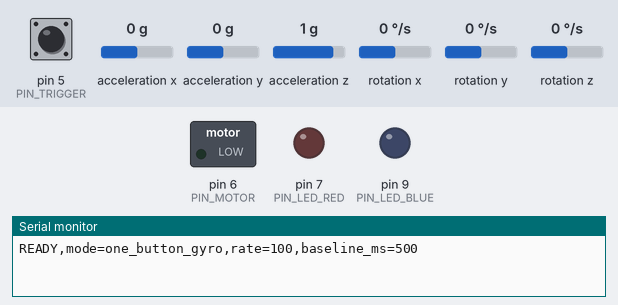
A sketch run on a simulated SparkFun Pro Micro, built with avr-gcc and run on an emulated ATmega32U4. Shown: switched loads named in the sketch (green lamp = pin HIGH), output pins drawn as LEDs (lit = HIGH), the last lines printed to the serial monitor. The test bench sets the inputs (shaded band); at power-on: pin 5 (PIN_TRIGGER) HIGH, acceleration x 0 g, acceleration y 0 g, acceleration z 1 g, rotation x 0 °/s, rotation y 0 °/s, rotation z 0 °/s.

Above: at 4.2 s.
4.3 s: pin 5 (PIN_TRIGGER) pulled LOW for 0.15 s
At 4.37 s:
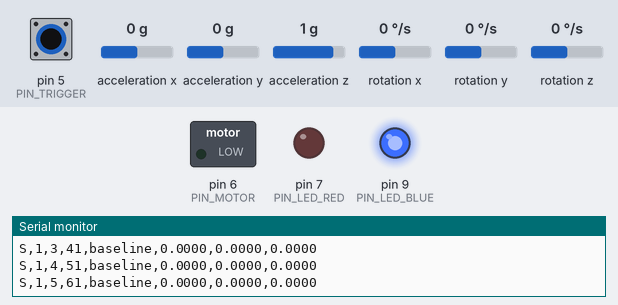
6.0 s: pin 5 (PIN_TRIGGER) pulled LOW for 1 s
At 7.01 s:
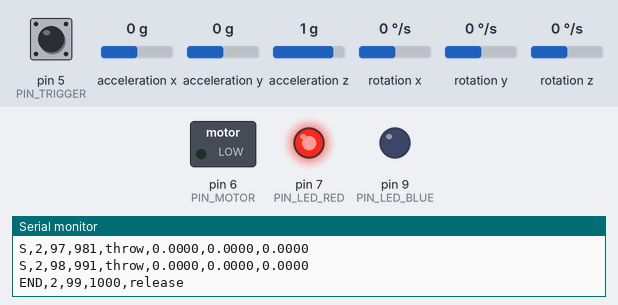
8.5 s: pin 5 (PIN_TRIGGER) driven LOW
At 9.6 s:
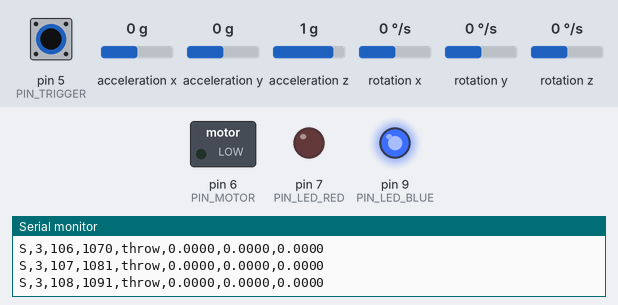
Timing chart, 0 to 12.6 s (numbered marks = the images above; inputs shaded):
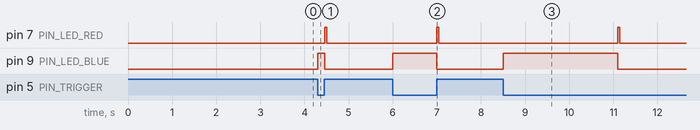

Measured:
- after the input at 4.3 s, pin 7 (PIN_LED_RED): LOW → HIGH after 0.16 s, → LOW 0.05 s later; pin 9 (PIN_LED_BLUE): LOW → HIGH at once, → LOW 0.16 s later
- after the input at 6.0 s, pin 7 (PIN_LED_RED): LOW → HIGH after 1.0 s, → LOW 0.05 s later; pin 9 (PIN_LED_BLUE): LOW → HIGH at once, → LOW 1.0 s later
- after the input at 8.5 s, pin 7 (PIN_LED_RED): LOW → HIGH after 2.6 s, → LOW 0.05 s later; pin 9 (PIN_LED_BLUE): LOW → HIGH at once, → LOW 2.6 s later

The sketch:

ringtoss_data_collector.ino
```cpp
// =====================================================================
// CCC2026 電子工作班 - バーチャル輪投げ データ収集ファーム
// =====================================================================
// 対象:
//   Arduino Pro Micro 5V/16MHz + MPU6050
//
// 配線:
//   MPU6050 SDA -> D2, SCL -> D3, VCC -> VCC, GND -> GND
//   投げ開始ボタン -> D5 (INPUT_PULLUP)
//   振動モーター -> D6 (任意)
//   赤LED -> D7 (任意)
//   青LED -> D9 (任意)
//
// 1ボタン動作:
//   1. D5を押す     -> 測定開始、前回状態をリセット
//   2. 押したまま引く -> 最初のBASELINE_MSでジャイロ平均を基準にする
//   3. 押したまま振る -> ジャイロ3軸を送信
//   4. D5を離す     -> 測定終了
//
// 出力:
//   115200bps / 改行区切りCSV風テキスト
//   READY,mode=one_button_gyro,rate=<rate_hz>,baseline_ms=<baseline_ms>
//   BEGIN,<trial>,<rate_hz>,<baseline_ms>
//   S,<trial>,<seq>,<t_ms>,<phase>,<gx>,<gy>,<gz>
//   BASE,<trial>,<samples>,<gx0>,<gy0>,<gz0>
//   END,<trial>,<samples>,<duration_ms>,<reason>
// =====================================================================

#include <Wire.h>
#include <MPU6050_tockn.h>

MPU6050 mpu6050(Wire);

const uint8_t PIN_TRIGGER = 5;
const uint8_t PIN_MOTOR = 6;
const uint8_t PIN_LED_RED = 7;
const uint8_t PIN_LED_BLUE = 9;

const uint16_t SAMPLE_RATE_HZ = 100;
const uint16_t BASELINE_MS = 500;
const uint16_t MAX_CAPTURE_MS = 2600;
const uint32_t SAMPLE_INTERVAL_US = 1000000UL / SAMPLE_RATE_HZ;

enum CaptureState {
  STATE_IDLE,
  STATE_CAPTURING
};

CaptureState captureState = STATE_IDLE;

uint16_t trialId = 0;
uint16_t sampleSeq = 0;
uint32_t captureStartMs = 0;
uint32_t lastSampleUs = 0;
bool lastTriggerDown = false;
bool baselineSent = false;

float sumGx = 0.0f;
float sumGy = 0.0f;
float sumGz = 0.0f;
uint16_t baselineSamples = 0;

void setup() {
  pinMode(PIN_TRIGGER, INPUT_PULLUP);
  pinMode(PIN_MOTOR, OUTPUT);
  pinMode(PIN_LED_RED, OUTPUT);
  pinMode(PIN_LED_BLUE, OUTPUT);

  digitalWrite(PIN_MOTOR, LOW);
  digitalWrite(PIN_LED_RED, LOW);
  digitalWrite(PIN_LED_BLUE, LOW);

  Serial.begin(115200);
  while (!Serial) {
    ; // Pro Micro のUSBシリアル待ち。単独運用時はここを外してよい。
  }

  Wire.begin();
  mpu6050.begin();
  mpu6050.calcGyroOffsets(false);

  Serial.print("READY,mode=one_button_gyro,rate=");
  Serial.print(SAMPLE_RATE_HZ);
  Serial.print(",baseline_ms=");
  Serial.println(BASELINE_MS);
}

void loop() {
  mpu6050.update();

  const bool triggerDown = digitalRead(PIN_TRIGGER) == LOW;

  if (captureState == STATE_IDLE) {
    if (triggerDown && !lastTriggerDown) {
      beginCapture();
    }
  } else {
    captureLoop(triggerDown);
  }

  lastTriggerDown = triggerDown;
}

void beginCapture() {
  captureState = STATE_CAPTURING;
  trialId++;
  sampleSeq = 0;
  captureStartMs = millis();
  lastSampleUs = micros();
  baselineSent = false;

  sumGx = 0.0f;
  sumGy = 0.0f;
  sumGz = 0.0f;
  baselineSamples = 0;

  digitalWrite(PIN_LED_BLUE, HIGH);
  digitalWrite(PIN_LED_RED, LOW);

  Serial.print("BEGIN,");
  Serial.print(trialId);
  Serial.print(",");
  Serial.print(SAMPLE_RATE_HZ);
  Serial.print(",");
  Serial.println(BASELINE_MS);
}

void captureLoop(bool triggerDown) {
  const uint32_t elapsedMs = millis() - captureStartMs;

  while ((uint32_t)(micros() - lastSampleUs) >= SAMPLE_INTERVAL_US) {
    lastSampleUs += SAMPLE_INTERVAL_US;
    writeSample();
  }

  if (!triggerDown) {
    endCapture("release");
    return;
  }

  if (elapsedMs >= MAX_CAPTURE_MS) {
    endCapture("timeout");
  }
}

void writeSample() {
  const uint32_t elapsedMs = millis() - captureStartMs;
  const bool isBaseline = elapsedMs <= BASELINE_MS;

  const float gx = mpu6050.getGyroX();
  const float gy = mpu6050.getGyroY();
  const float gz = mpu6050.getGyroZ();

  if (isBaseline) {
    sumGx += gx;
    sumGy += gy;
    sumGz += gz;
    baselineSamples++;
  } else if (!baselineSent) {
    sendBaseline();
  }

  Serial.print("S,");
  Serial.print(trialId);
  Serial.print(",");
  Serial.print(sampleSeq++);
  Serial.print(",");
  Serial.print(elapsedMs);
  Serial.print(",");
  Serial.print(isBaseline ? "baseline" : "throw");
  Serial.print(",");
  printFloat(gx);
  Serial.print(",");
  printFloat(gy);
  Serial.print(",");
  printFloat(gz);
  Serial.println();
}

void sendBaseline() {
  baselineSent = true;

  const float n = baselineSamples > 0 ? (float)baselineSamples : 1.0f;

  Serial.print("BASE,");
  Serial.print(trialId);
  Serial.print(",");
  Serial.print(baselineSamples);
  Serial.print(",");
  printFloat(sumGx / n);
  Serial.print(",");
  printFloat(sumGy / n);
  Serial.print(",");
  printFloat(sumGz / n);
  Serial.println();
}

void endCapture(const char *reason) {
  if (!baselineSent) {
    sendBaseline();
  }

  const uint32_t durationMs = millis() - captureStartMs;

  Serial.print("END,");
  Serial.print(trialId);
  Serial.print(",");
  Serial.print(sampleSeq);
  Serial.print(",");
  Serial.print(durationMs);
  Serial.print(",");
  Serial.println(reason);

  digitalWrite(PIN_LED_BLUE, LOW);
  digitalWrite(PIN_LED_RED, HIGH);
  delay(45);
  digitalWrite(PIN_LED_RED, LOW);

  captureState = STATE_IDLE;
}

void printFloat(float value) {
  Serial.print(value, 4);
}
```
